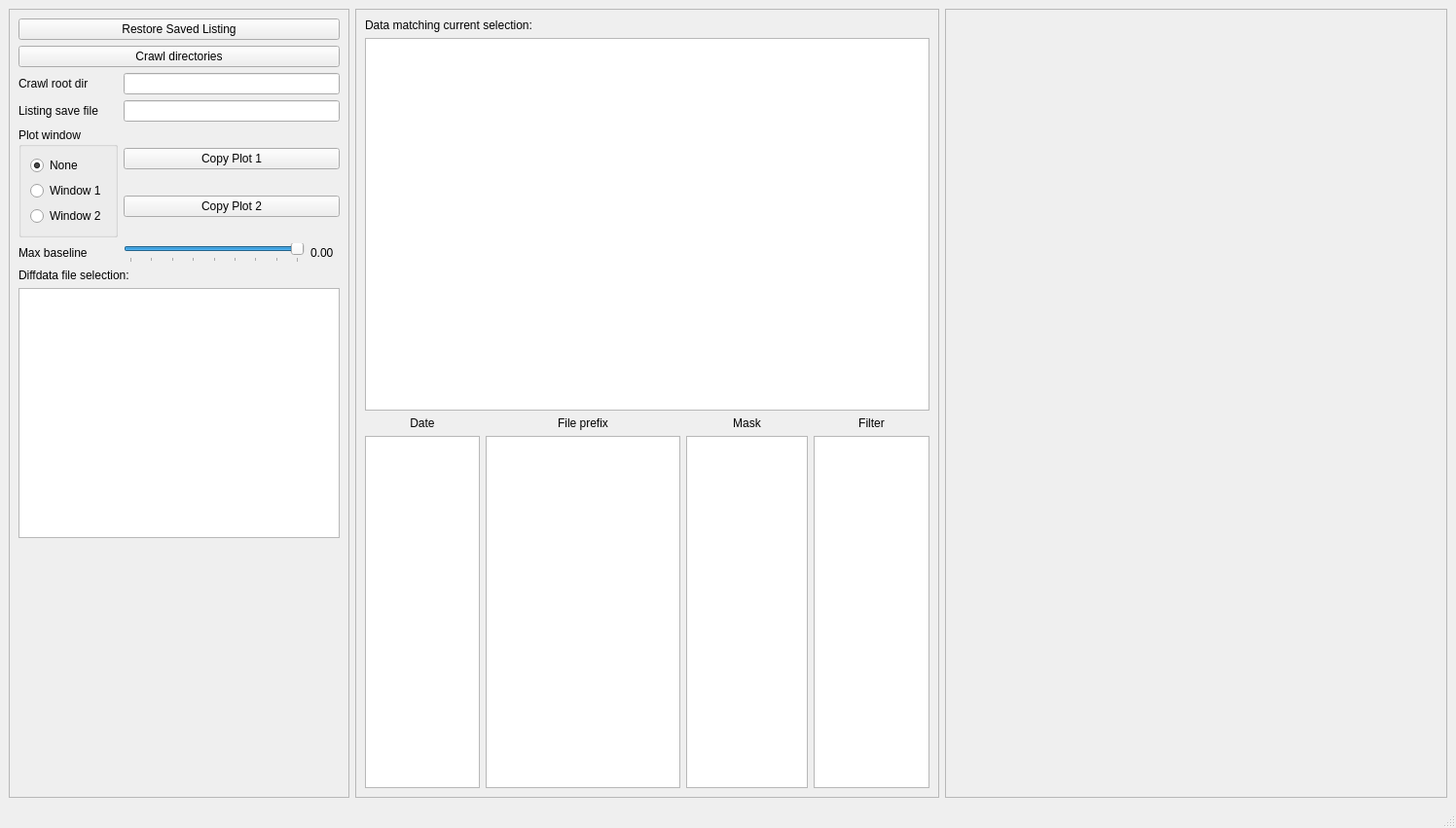
<?xml version="1.0" encoding="UTF-8"?>
<ui version="4.0">
 <class>MainWindow</class>
 <widget class="QMainWindow" name="MainWindow">
  <property name="geometry">
   <rect>
    <x>0</x>
    <y>0</y>
    <width>1496</width>
    <height>851</height>
   </rect>
  </property>
  <property name="windowTitle">
   <string>MainWindow</string>
  </property>
  <widget class="QWidget" name="centralwidget">
   <layout class="QHBoxLayout" name="horizontalLayout">
    <item>
     <widget class="QFrame" name="frame">
      <property name="sizePolicy">
       <sizepolicy hsizetype="Preferred" vsizetype="Preferred">
        <horstretch>1</horstretch>
        <verstretch>0</verstretch>
       </sizepolicy>
      </property>
      <property name="minimumSize">
       <size>
        <width>350</width>
        <height>0</height>
       </size>
      </property>
      <property name="maximumSize">
       <size>
        <width>350</width>
        <height>16777215</height>
       </size>
      </property>
      <property name="frameShape">
       <enum>QFrame::StyledPanel</enum>
      </property>
      <property name="frameShadow">
       <enum>QFrame::Raised</enum>
      </property>
      <layout class="QVBoxLayout" name="verticalLayout_2">
       <item>
        <widget class="QPushButton" name="restoreMasterlistButton">
         <property name="text">
          <string>Restore Saved Listing</string>
         </property>
        </widget>
       </item>
       <item>
        <widget class="QPushButton" name="crawlButton">
         <property name="text">
          <string>Crawl directories</string>
         </property>
        </widget>
       </item>
       <item>
        <layout class="QGridLayout" name="gridLayout_2">
         <item row="4" column="0" colspan="2">
          <widget class="QLabel" name="label_7">
           <property name="text">
            <string>Diffdata file selection:</string>
           </property>
          </widget>
         </item>
         <item row="1" column="0">
          <widget class="QLabel" name="listingSavefileTextbox">
           <property name="text">
            <string>Listing save file</string>
           </property>
          </widget>
         </item>
         <item row="0" column="0">
          <widget class="QLabel" name="label_6">
           <property name="text">
            <string>Crawl root dir</string>
           </property>
          </widget>
         </item>
         <item row="2" column="0">
          <widget class="QGroupBox" name="groupBox">
           <property name="minimumSize">
            <size>
             <width>0</width>
             <height>0</height>
            </size>
           </property>
           <property name="title">
            <string>Plot window</string>
           </property>
           <layout class="QVBoxLayout" name="verticalLayout_3">
            <item>
             <widget class="QRadioButton" name="plotWindowButtonNone">
              <property name="text">
               <string>None</string>
              </property>
              <property name="checked">
               <bool>true</bool>
              </property>
             </widget>
            </item>
            <item>
             <widget class="QRadioButton" name="plotWindowButton1">
              <property name="text">
               <string>Window 1</string>
              </property>
             </widget>
            </item>
            <item>
             <widget class="QRadioButton" name="plotWindowButton2">
              <property name="text">
               <string>Window 2</string>
              </property>
             </widget>
            </item>
           </layout>
          </widget>
         </item>
         <item row="3" column="1">
          <widget class="QSlider" name="maxBlSlider">
           <property name="maximum">
            <number>80</number>
           </property>
           <property name="singleStep">
            <number>10</number>
           </property>
           <property name="value">
            <number>80</number>
           </property>
           <property name="sliderPosition">
            <number>80</number>
           </property>
           <property name="orientation">
            <enum>Qt::Horizontal</enum>
           </property>
           <property name="tickPosition">
            <enum>QSlider::TicksBelow</enum>
           </property>
           <property name="tickInterval">
            <number>10</number>
           </property>
          </widget>
         </item>
         <item row="6" column="1">
          <spacer name="verticalSpacer">
           <property name="orientation">
            <enum>Qt::Vertical</enum>
           </property>
           <property name="sizeHint" stdset="0">
            <size>
             <width>20</width>
             <height>40</height>
            </size>
           </property>
          </spacer>
         </item>
         <item row="3" column="0">
          <widget class="QLabel" name="label_8">
           <property name="text">
            <string>Max baseline</string>
           </property>
          </widget>
         </item>
         <item row="3" column="2">
          <widget class="QLabel" name="maxBlLabel">
           <property name="minimumSize">
            <size>
             <width>30</width>
             <height>0</height>
            </size>
           </property>
           <property name="text">
            <string>0.00</string>
           </property>
          </widget>
         </item>
         <item row="2" column="1" colspan="2">
          <layout class="QVBoxLayout" name="verticalLayout_4">
           <item>
            <widget class="QPushButton" name="copyWin1Button">
             <property name="text">
              <string>Copy Plot 1</string>
             </property>
            </widget>
           </item>
           <item>
            <widget class="QPushButton" name="copyWin2Button">
             <property name="text">
              <string>Copy Plot 2</string>
             </property>
            </widget>
           </item>
          </layout>
         </item>
         <item row="1" column="1" colspan="2">
          <widget class="QLineEdit" name="saveFilenameLineEdit">
           <property name="minimumSize">
            <size>
             <width>150</width>
             <height>0</height>
            </size>
           </property>
          </widget>
         </item>
         <item row="0" column="1" colspan="2">
          <widget class="QLineEdit" name="crawlRootLineEdit">
           <property name="sizePolicy">
            <sizepolicy hsizetype="Expanding" vsizetype="Fixed">
             <horstretch>0</horstretch>
             <verstretch>0</verstretch>
            </sizepolicy>
           </property>
           <property name="minimumSize">
            <size>
             <width>150</width>
             <height>0</height>
            </size>
           </property>
           <property name="maximumSize">
            <size>
             <width>16777215</width>
             <height>16777215</height>
            </size>
           </property>
           <property name="text">
            <string/>
           </property>
          </widget>
         </item>
         <item row="5" column="0" colspan="3">
          <widget class="QListWidget" name="diffdataFilesListbox"/>
         </item>
        </layout>
       </item>
      </layout>
     </widget>
    </item>
    <item>
     <widget class="QFrame" name="frame_3">
      <property name="maximumSize">
       <size>
        <width>600</width>
        <height>16777215</height>
       </size>
      </property>
      <property name="frameShape">
       <enum>QFrame::StyledPanel</enum>
      </property>
      <property name="frameShadow">
       <enum>QFrame::Raised</enum>
      </property>
      <layout class="QVBoxLayout" name="verticalLayout_6">
       <item>
        <widget class="QLabel" name="label_5">
         <property name="text">
          <string>Data matching current selection:</string>
         </property>
        </widget>
       </item>
       <item>
        <widget class="QListWidget" name="selectedFilesListbox">
         <property name="sizePolicy">
          <sizepolicy hsizetype="Expanding" vsizetype="Expanding">
           <horstretch>1</horstretch>
           <verstretch>0</verstretch>
          </sizepolicy>
         </property>
        </widget>
       </item>
       <item>
        <layout class="QGridLayout" name="gridLayout">
         <item row="1" column="1">
          <widget class="QListWidget" name="fnameListbox">
           <property name="minimumSize">
            <size>
             <width>200</width>
             <height>0</height>
            </size>
           </property>
          </widget>
         </item>
         <item row="1" column="0">
          <widget class="QListWidget" name="dateListbox"/>
         </item>
         <item row="1" column="3">
          <widget class="QListWidget" name="filterListbox"/>
         </item>
         <item row="1" column="2">
          <widget class="QListWidget" name="maskListbox">
           <property name="minimumSize">
            <size>
             <width>125</width>
             <height>0</height>
            </size>
           </property>
          </widget>
         </item>
         <item row="0" column="0">
          <widget class="QLabel" name="label">
           <property name="text">
            <string>Date</string>
           </property>
           <property name="alignment">
            <set>Qt::AlignCenter</set>
           </property>
          </widget>
         </item>
         <item row="0" column="1">
          <widget class="QLabel" name="label_2">
           <property name="text">
            <string>File prefix</string>
           </property>
           <property name="alignment">
            <set>Qt::AlignCenter</set>
           </property>
          </widget>
         </item>
         <item row="0" column="2">
          <widget class="QLabel" name="label_3">
           <property name="text">
            <string>Mask</string>
           </property>
           <property name="alignment">
            <set>Qt::AlignCenter</set>
           </property>
          </widget>
         </item>
         <item row="0" column="3">
          <widget class="QLabel" name="label_4">
           <property name="text">
            <string>Filter</string>
           </property>
           <property name="alignment">
            <set>Qt::AlignCenter</set>
           </property>
          </widget>
         </item>
        </layout>
       </item>
      </layout>
     </widget>
    </item>
    <item>
     <widget class="QFrame" name="frame_2">
      <property name="sizePolicy">
       <sizepolicy hsizetype="Expanding" vsizetype="Preferred">
        <horstretch>0</horstretch>
        <verstretch>0</verstretch>
       </sizepolicy>
      </property>
      <property name="minimumSize">
       <size>
        <width>300</width>
        <height>0</height>
       </size>
      </property>
      <property name="frameShape">
       <enum>QFrame::StyledPanel</enum>
      </property>
      <property name="frameShadow">
       <enum>QFrame::Raised</enum>
      </property>
      <layout class="QVBoxLayout" name="verticalLayout">
       <item>
        <widget class="QWidget" name="mplWindow1" native="true">
         <layout class="QVBoxLayout" name="mplLayout1"/>
        </widget>
       </item>
       <item>
        <widget class="QWidget" name="mplWindow2" native="true">
         <layout class="QVBoxLayout" name="mplLayout2"/>
        </widget>
       </item>
      </layout>
     </widget>
    </item>
   </layout>
  </widget>
  <widget class="QMenuBar" name="menubar">
   <property name="enabled">
    <bool>false</bool>
   </property>
   <property name="geometry">
    <rect>
     <x>0</x>
     <y>0</y>
     <width>1496</width>
     <height>22</height>
    </rect>
   </property>
  </widget>
  <widget class="QStatusBar" name="statusbar"/>
 </widget>
 <resources/>
 <connections/>
</ui>
